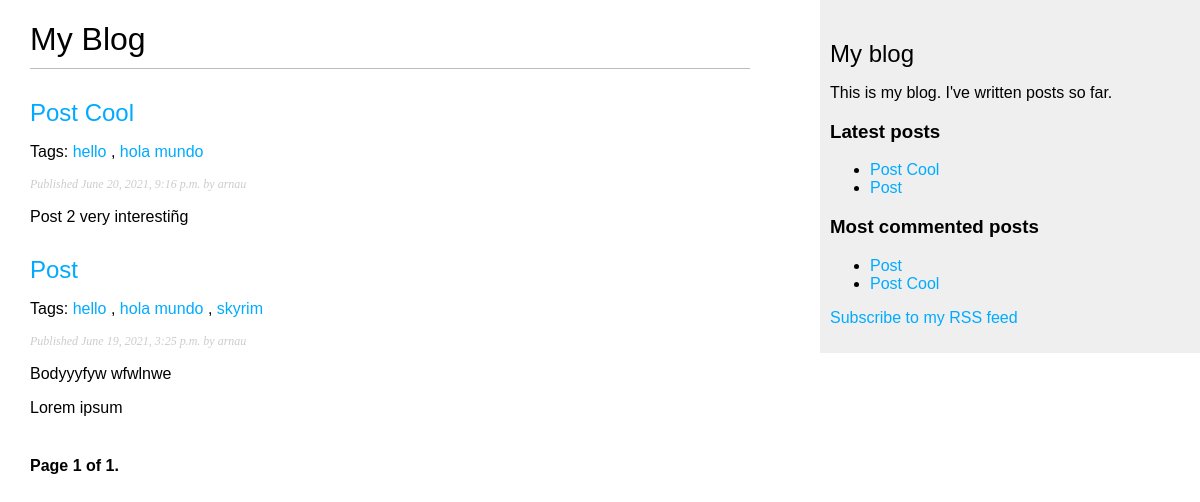
Screenshot of /blog/ with the database file from the repository.
### blog/models.py (models this page shows, shortened)
class Post(models.Model):
    STATUS_CHOICES = (
        ("draft", "Draft"),
        ("published", "Published"),
    )
    title = models.CharField(max_length=250)
    slug = models.SlugField(max_length=250, unique_for_date="publish")
    author = models.ForeignKey(
        User, on_delete=models.CASCADE, related_name="blog_posts"
    )
    body = models.TextField()
    publish = models.DateTimeField(default=timezone.now)
    created = models.DateTimeField(auto_now_add=True)
    updated = models.DateTimeField(auto_now=True)
    status = models.CharField(max_length=10, choices=STATUS_CHOICES, default="draft")
    tags = TaggableManager()
    objects = models.Manager()
    published = PublishedManager()
    class Meta:
        ordering = ("-publish",)
    def get_absolute_url(self):
        return reverse(
            "blog:post_detail",
            args=[self.publish.year, self.publish.month, self.publish.day, self.slug],
        )

### blog/views.py (the view)
# urls.py: path("", post_list, name="post_list"),
def post_list(request, tag_slug=None):
    object_list = Post.published.all()
    tag = None
    if tag_slug:
        tag = get_object_or_404(Tag, slug=tag_slug)
        object_list = object_list.filter(tags__in=[tag])
    paginator = Paginator(object_list, 3)
    page = request.GET.get("page")
    try:
        posts = paginator.page(page)
    except PageNotAnInteger:
        page = 1
        posts = paginator.page(1)
    except EmptyPage:
        page = paginator.num_pages
        posts = paginator.page(paginator.num_pages)
    return render(
        request, "blog/post/list.html", {"page": page, "posts": posts, "tag": tag}
    )

### blog/models.py (called while the page is built)
    def get_queryset(self):
        return super(PublishedManager, self).get_queryset().filter(status="published")

### blog/templatetags/blog_tags.py (called while the page is built)
@register.inclusion_tag('blog/post/latest_posts.html')
def show_latest_posts(count=5):
    latest_posts = Post.published.order_by('-publish')[:count]
    return {'latest_posts': latest_posts}

@register.simple_tag
def get_most_commented_posts(count=5):
    return Post.published.annotate(
        total_comments=Count('comments')
    ).order_by('-total_comments')[:count]

@register.filter(name='markdown')
def markdown_format(text):
    return mark_safe(markdown.markdown(text))

### blog/templates/blog/post/list.html (shortened to what this page needs)
{% extends "blog/base.html" %}
{% load blog_tags %}
{% block content %}
  <h1>
    My Blog</h1>
  {% for post in posts %}
    <h2>
      <a href="{{ post.get_absolute_url }}">
        {{ post.title }}
      </a>
    </h2>
    <p class="tags">
      Tags:
      {% for tag in post.tags.all %}
        <a href="{% url "blog:post_list_by_tag" tag.slug %}">
          {{ tag.name }}
        </a>
        {% if not forloop.last %}
          ,
        {% endif %}
      {% endfor %}
    </p>
    <p class="date">
      Published
      {{ post.publish }}
      by
      {{ post.author }}
    </p>
    {{ post.body|markdown|truncatewords:30 }}
  {% endfor %}
  {% include "pagination.html" with page=posts %}
{% endblock %}

### blog/templates/blog/base.html (shortened to what this page needs)
{% load blog_tags %}
{% load static %}
<!DOCTYPE html>
<html>
  <head>
    <link href="{% static "css/blog.css" %}" rel="stylesheet">
  </head>
  <body>
    <div id="content">
      {% block content %}{% endblock %}
    </div>
    <div id="sidebar">
      <h2>
        My blog</h2>
      <p>
        This is my blog. I've written posts so far.</p>
      <h3>
        Latest posts</h3>
      {% show_latest_posts 3 %}
      <h3>
        Most commented posts</h3>
      {% get_most_commented_posts as most_commented_posts %}
      <ul>
        {% for post in most_commented_posts %}
          <li>
            <a href="{{ post.get_absolute_url }}">
              {{ post.title }}
            </a>
          </li>
        {% endfor %}
      </ul>
      <p>
        <a href="{% url "blog:post_feed" %}">
          Subscribe to my RSS feed</a>
      </p>
    </div>
  </body>
</html>

### blog/templates/blog/post/latest_posts.html
<ul>
     {% for post in latest_posts %}
       <li>
         <a href="{{ post.get_absolute_url }}">{{ post.title }}</a>
       </li>
     {% endfor %}
</ul>

### blog/static/css/blog.css (style rules this page uses)
body { margin:0; padding:0; font-family:helvetica, sans-serif; }
a { color:#00abff; text-decoration:none; }
h1 { font-weight:normal; border-bottom:1px solid #bbb; padding:0 0 10px 0; }
h2 { font-weight:normal; margin:30px 0 0; }
#content { float:left; width:60%; padding:0 0 0 30px; }
#sidebar { float:right; width:30%; padding:10px; background:#efefef; height:100%; }
p.date { color:#ccc; font-family: georgia, serif; font-size: 12px; font-style: italic; }

### rows the page displays
Post: title "Post Cool", publish "June 20, 2021, 9:16 p.m.", author "arnau", body "Post 2 very interestiñg"
Tag: name "hello"
Tag: name "hola mundo"
Post: title "Post", publish "June 19, 2021, 3:25 p.m.", author "arnau", body "Bodyyyfyw wfwlnwe Lorem ipsum"
Tag: name "skyrim"

### other values shown
{{ page.number }} "1"
{{ page.paginator.num_pages }} "1"
